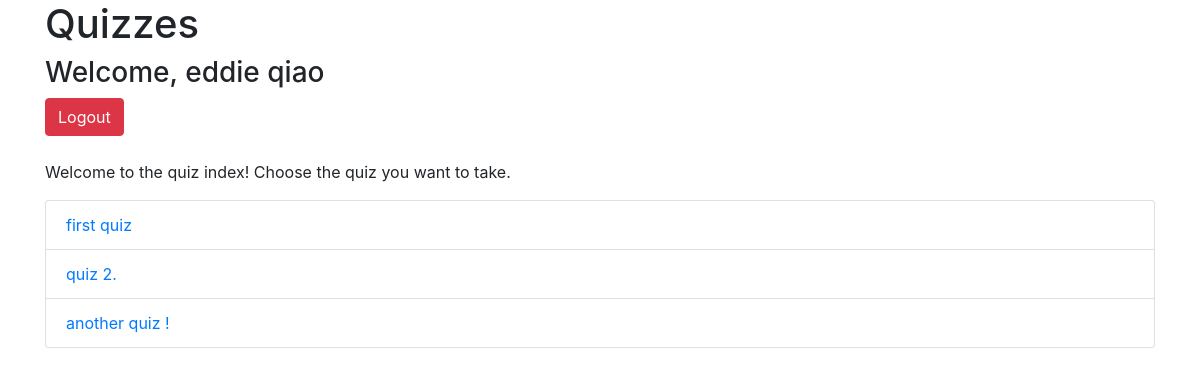
Before: /quiz/ (signed in) with the older database file.
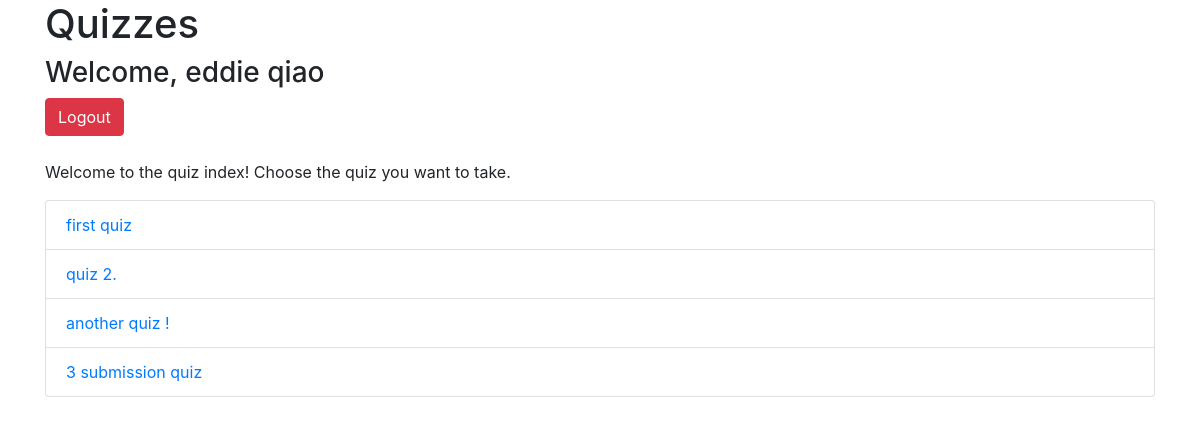
After: the same page with the newer database file.
### quiz/models.py (models this page shows, shortened)
class Quiz(models.Model):
    name = models.CharField(max_length=1000)
    max_subs = models.IntegerField(default = 99999)

### quiz/views.py (the view, shortened to what this page needs)
# urls.py: path('', views.index, name='index'),
def index(request):
    quizzes = Quiz.objects.all()
    failed = False
    if request.method == "POST" and "signup" in request.POST.keys():
        template = loader.get_template('quiz/signup.html')
        context = {}
        return HttpResponse(template.render(context, request))
    if request.user.is_authenticated:
        loggedIn = True
    else:
        loggedIn = False
    template = loader.get_template('quiz/index.html')
    context = {
        'quizzes': quizzes,
        'loggedIn': loggedIn,
        'user': request.user,
        'failed': failed,
    }
    return HttpResponse(template.render(context, request))

### quiz/templates/quiz/index.html (shortened to what this page needs)
<!DOCTYPE html>
<html>
  <head>
      <link rel="stylesheet" href="https://maxcdn.bootstrapcdn.com/bootstrap/4.4.1/css/bootstrap.min.css" />
  </head>
  <body>
    <div class = "container">
      <h1>Quizzes</h1>
      {% if loggedIn %}
          <h3>Welcome, {{ user.first_name }} {{ user.last_name }}</h3>
        <form method = "POST">
          <button type="submit" class="btn btn-danger">Logout</button>
        </form>
        <br />
        <p>Welcome to the quiz index! Choose the quiz you want to take.</p>
        <ul class = "list-group">
          {% for quiz in quizzes %}
            <li class = "list-group-item"><a href = {{quiz.id}}>{{quiz.name}}</a></li>
          {% endfor %}
        </ul>
      {% endif %}
    </div>
  </body>
</html>

Changed rows visible on the page:
added Quiz: name "3 submission quiz"
